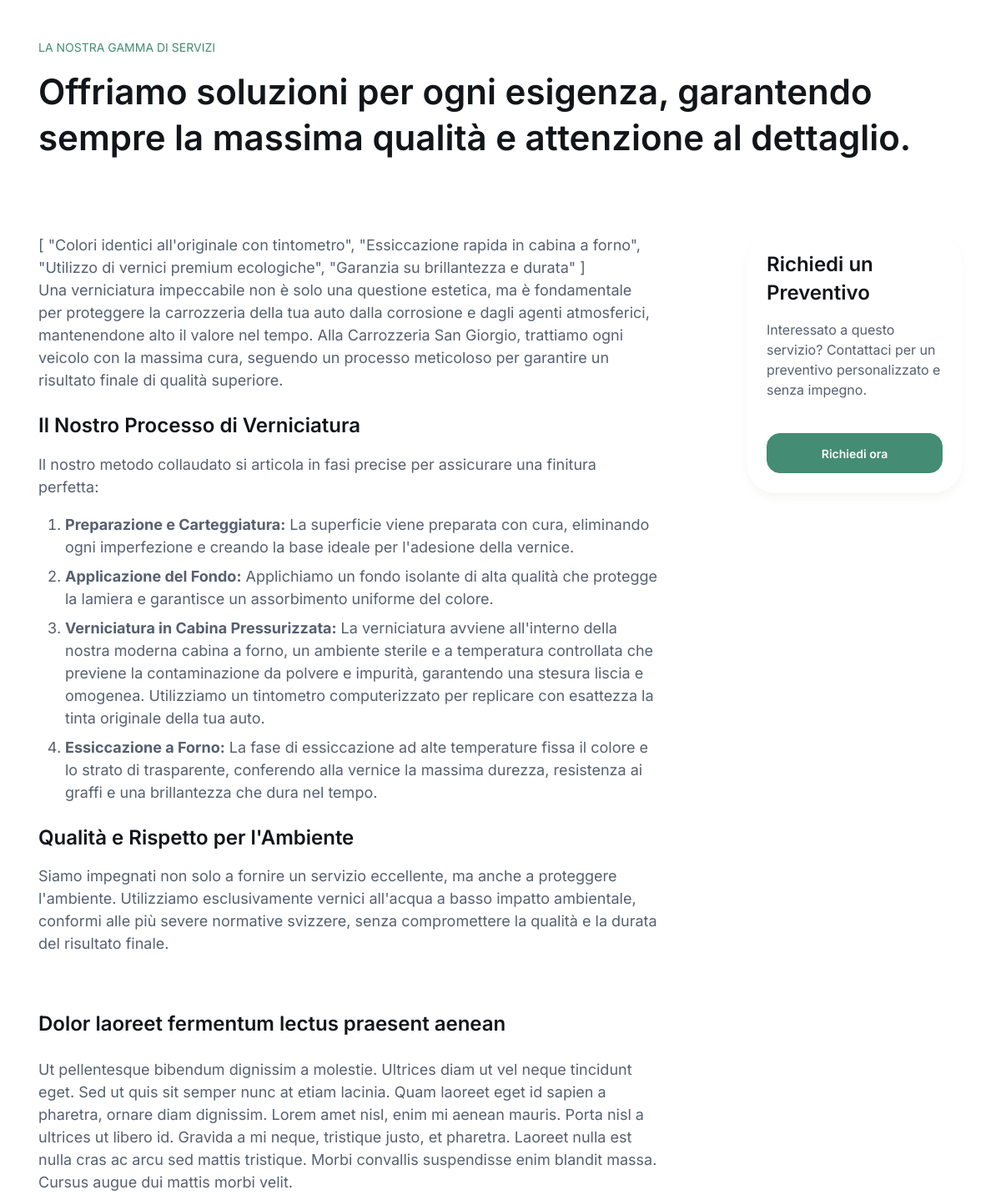
The page /servizi/verniciatura-a-forno-di-alta-qualita/ (middle part) on the database as committed earlier.
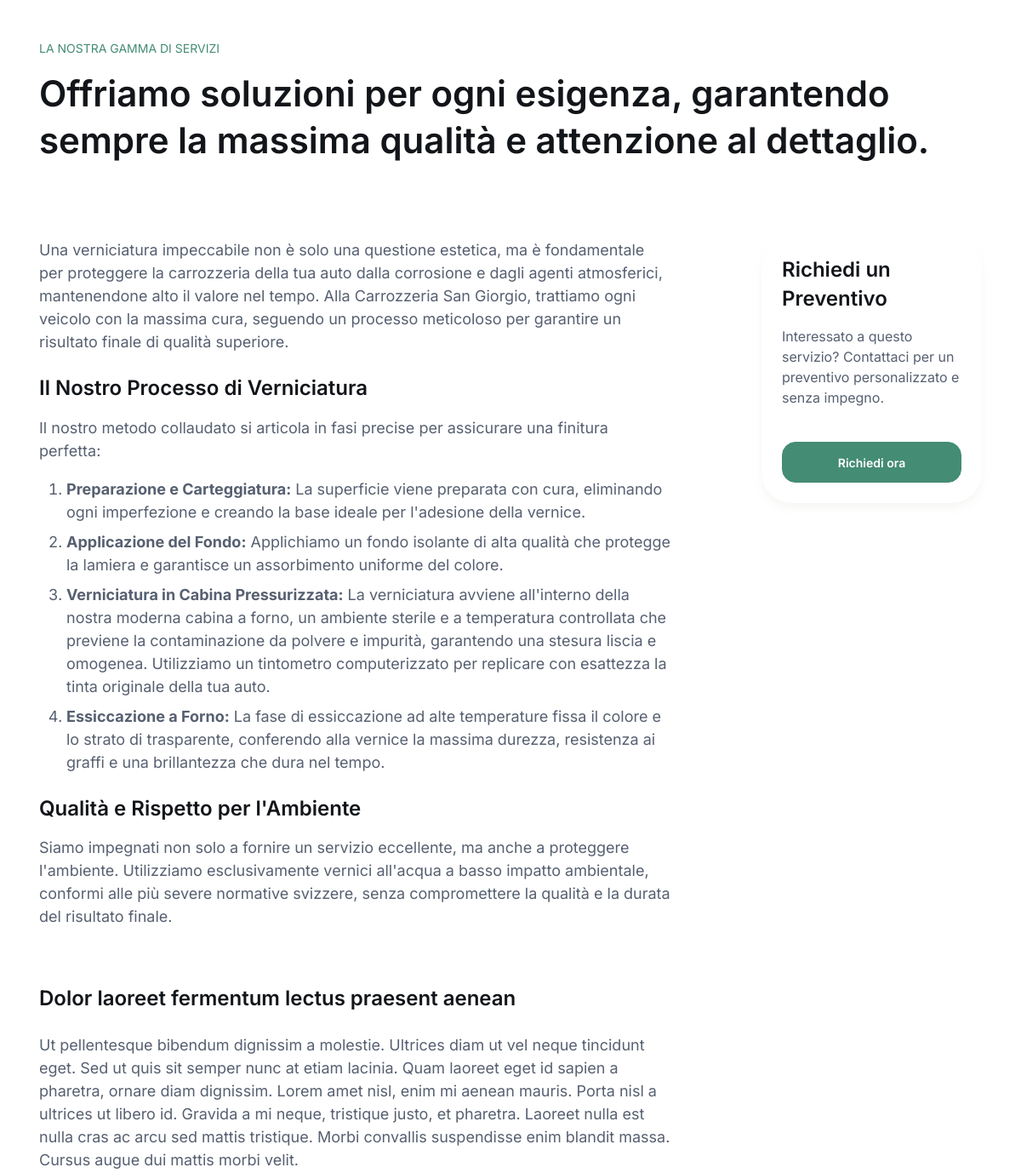
The same page on the database as committed later.
### main/models.py (models this page shows, shortened)
class Servizio(models.Model):
    nome = models.CharField(max_length=200, verbose_name="Nome Servizio")
    slug = models.SlugField(unique=True, blank=True, help_text="Slug per URL puliti. Lascia vuoto per generare automaticamente.")
    descrizione_breve = models.TextField(verbose_name="Descrizione Breve", help_text="Breve descrizione per la lista servizi o homepage.")
    descrizione_completa = models.TextField(verbose_name="Descrizione Completa", help_text="Descrizione dettagliata per la pagina del servizio.")
    immagine_principale = models.ImageField(upload_to='servizi_immagini/', verbose_name="Immagine Principale", help_text="Immagine per la copertina del servizio.")
    icona_svg_code = models.TextField(
        blank=True,
        verbose_name="Codice SVG Icona",
        help_text="Codice SVG dell'icona del servizio (opzionale). In alternativa, usa le icone del tema."
    )
    ordine_visualizzazione = models.IntegerField(
        default=0,
        verbose_name="Ordine di Visualizzazione",
        help_text="Numero per ordinare i servizi (servizi con numero più basso vengono prima)."
    )
    attivo = models.BooleanField(default=True, verbose_name="Servizio Attivo", help_text="Indica se il servizio è visibile sul sito.")
    class Meta:
        verbose_name = "Servizio"
        verbose_name_plural = "Servizi"
        ordering = ['ordine_visualizzazione', 'nome'] # Ordina prima per numero, poi per nome

### main/views.py (the view)
# urls.py: path('servizi/<slug:slug>/', views.servizi_detail_view, name='servizi_detail'),
def servizi_detail_view(request, slug):
    servizio = get_object_or_404(Servizio, slug=slug, attivo=True)
    altri_servizi = Servizio.objects.exclude(pk=servizio.pk)
    context = {
        'servizio': servizio,
        'altri_servizi':altri_servizi,
    }
    return render(request, 'servizi_detail.html', context)

### main/context_processors.py (called while the page is built)
def servizi_navbar(request):
    active_servizi = Servizio.objects.filter(attivo=True).order_by('ordine_visualizzazione')
    return {'servizi_menu': active_servizi}

### templates/servizi_detail.html (shortened to what this page needs)
{% extends 'base.html' %}
{% load static %}
{% block content %}
{% block head %}
<link rel="stylesheet" media="screen" href="{% static 'vendor/swiper/swiper-bundle.min.css' %}">
{% endblock %}
<div class="container pt-4 pt-sm-5">
    <div class="fs-sm text-uppercase text-primary mb-3">La Nostra Gamma di Servizi</div>
    <h2 class="display-6 pb-3 mb-lg-4">Offriamo soluzioni per ogni esigenza, garantendo sempre la massima qualità e attenzione al dettaglio.</h2>
</div>
      <section class="container py-5 my-md-2 my-lg-3 my-xl-4">
        <div class="row pt-xxl-2">
          <div class="col-lg-9 col-xl-8 pe-lg-4 pe-xl-0">
        <div class="fs-lg">
            {{ servizio.descrizione_completa|safe }}
        </div>
            <h2 class="h4 mb-lg-4 pt-3 pt-md-4 pt-xl-5">Dolor laoreet fermentum lectus praesent aenean</h2>
            <p class="fs-lg pb-4 pb-xl-5">Ut pellentesque bibendum dignissim a molestie. Ultrices diam ut vel neque tincidunt eget. Sed ut quis sit semper nunc at etiam lacinia. Quam laoreet eget id sapien a pharetra, ornare diam dignissim. Lorem amet nisl, enim mi aenean mauris. Porta nisl a ultrices ut libero id. Gravida a mi neque, tristique justo, et pharetra. Laoreet nulla est nulla cras ac arcu sed mattis tristique. Morbi convallis suspendisse enim blandit massa. Cursus augue dui mattis morbi velit.</p>
          </div>
          <aside class="col-lg-3 offset-xl-1 pt-4 pt-lg-0" style="margin-top: -7rem;">
            <div class="position-sticky top-0 mt-2 mt-md-3 mt-lg-0" style="padding-top: 7rem;">
             <div class="card p-4 shadow-sm border-0 sticky-top" style="top: 100px;">
                        <h4 class="card-title mb-3">Richiedi un Preventivo</h4>
                        <p class="card-text">Interessato a questo servizio? Contattaci per un preventivo personalizzato e senza impegno.</p>
                        <a href="{% url 'main:contatti' %}?servizio={{ servizio.nome|urlencode }}" class="btn btn-primary w-100 mt-3">Richiedi ora</a>
                    </div>
            </div>
          </aside>
        </div>
      </section>
{% endblock %}

Rows that differ between the two databases and show on the page:
changed Servizio: descrizione_completa "[ \"Colori identici all'originale con tintometro\", \"Essiccazione rapida in cabina a forno\", \"Utilizzo di vernici premium ecologiche\", \"Garanzia su brillantezza e durata\" ] Una verniciatura impeccabile non…" → "Una verniciatura impeccabile non…"
